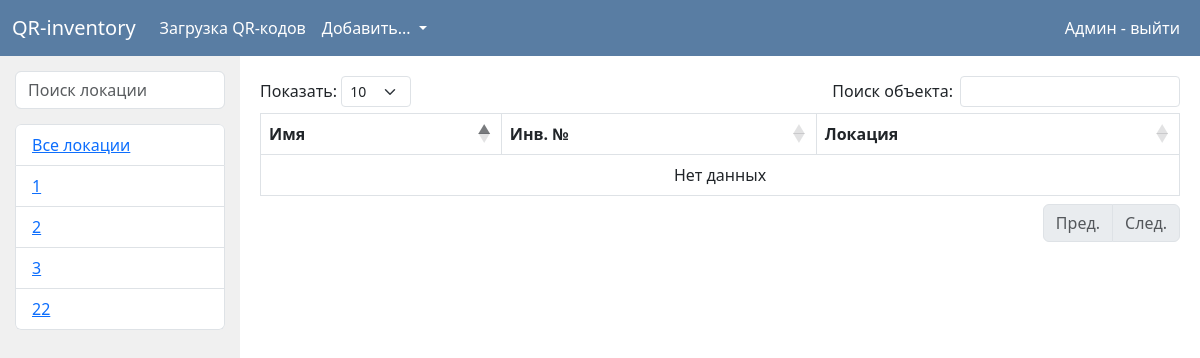
The app's page /admin/2 (signed in) with its own data.
### data/users.py (models this page shows, shortened)
class User(SqlAlchemyBase, UserMixin, SerializerMixin):
    __tablename__ = 'users'
    id = sqlalchemy.Column(sqlalchemy.Integer,
                           primary_key=True, autoincrement=True)
    name = sqlalchemy.Column(sqlalchemy.String)
    email = sqlalchemy.Column(sqlalchemy.String,
                              index=True, unique=True, nullable=True)
    hashed_password = sqlalchemy.Column(sqlalchemy.String, nullable=True)
    role = sqlalchemy.Column(sqlalchemy.Integer, sqlalchemy.ForeignKey('roles.id'))

### data/places.py (models this page shows)
class Place(SqlAlchemyBase, SerializerMixin):
    __tablename__ = 'places'
    id = sqlalchemy.Column(sqlalchemy.Integer,
                           primary_key=True, autoincrement=True)
    text = sqlalchemy.Column(sqlalchemy.String)

### data/users.py (the view)
        def _wrap(*args, **kwargs):
            if create_session().query(Role).filter(Role.name == role).first().id != current_user.role:
                return jsonify({'error': f"{current_user.email} hasn't got enough rights"})
            else:
                return func(*args, **kwargs)

### data/db_session.py (called while the page is built)
def create_session() -> Session:
    global __factory
    return __factory()

### data/users.py (called while the page is built)
def role_required(role):
    def role_decorator(func):
        def _wrap(*args, **kwargs):
            if create_session().query(Role).filter(Role.name == role).first().id != current_user.role:
                return jsonify({'error': f"{current_user.email} hasn't got enough rights"})
            else:
                return func(*args, **kwargs)
        _wrap.__name__ = func.__name__
        return _wrap
    return role_decorator

### flask_app.py (called while the page is built)
@login_manager.user_loader
def load_user(user_id):
    return db_sess.query(User).get(user_id)

### front/admin_pages.py (called while the page is built)
@app.route('/admin/<int:id>')
@login_required
@role_required('admin')
def admin_place_objects(id):
    db_sess = db_session.create_session()
    objects = db_sess.query(Object).filter(Object.obj_place == id)
    places = db_sess.query(Place)
    return render_template("admin/main_page.html", objects=objects, places=places, title='QR-inventory')

### templates/admin/main_page.html (shortened to what this page needs)
{% extends "admin/base.html" %}
{% block content %}
    <div class="main_container">
        <div class="places">
            <input class="form-control" id="placesSearch" type="text" placeholder="Поиск локации">
            <ul class="list-group" id="placesList">
                <li class="list-group-item"><a href="/admin"> Все локации </a></li>
                {% for place in places %}
                    <li class="list-group-item"><a href="/admin/{{ place.id }}"> {{ place.text }}</a></li>
                {% endfor %}
            </ul>
        </div>
        <div class="objects">
            <table class="table table-bordered" id="objTable">
                <thead>
                <tr>
                    <th>Имя</th>
                    <th>Инв. №</th>
                    <th>Локация</th>
                </tr>
                </thead>
                <tbody>
                </tbody>
            </table>
        </div>
{% endblock %}

### templates/admin/base.html (shortened to what this page needs)
<!doctype html>
<html lang="en">
<head>
    <link href="https://cdn.jsdelivr.net/npm/bootstrap@5.3.0-alpha3/dist/css/bootstrap.min.css" rel="stylesheet"
>
    <link rel="stylesheet" href="https://cdn.datatables.net/1.13.4/css/dataTables.bootstrap5.min.css">
    <link rel="stylesheet" href="/static/style.css">
    <link rel="stylesheet" href="https://cdnjs.cloudflare.com/ajax/libs/font-awesome/4.7.0/css/font-awesome.min.css">
</head>
<body>
<header>
    <nav class="navbar navbar-expand-lg">
        <div class="container-fluid">
            <a class="navbar-brand" href="/admin"> QR-inventory </a>
            <div class="collapse navbar-collapse" id="navbarNav">
                <ul class="navbar-nav">
                    <li class="nav-item">
                        <a class="nav-link" href="/download_qr">Загрузка QR-кодов</a>
                    </li>
                    <li class="nav-item dropdown">
                        <a id="nav_d1" class="nav-link dropdown-toggle" href="#" role="button" data-bs-toggle="dropdown"
                           aria-expanded="false">
                            Добавить...
                        </a>
                    </li>
                </ul>
            </div>
            <div class="d-flex">
                {% if current_user.is_authenticated %}
                    <a class="nav-link me-2" href="/logout"> {{ current_user.name }} - выйти </a>
                {% else %}
                    <a class="btn btn-primary me-2" href="/register">Зарегистрироваться</a>
                    <a class="btn btn-primary" href="/login">Войти</a>
                {% endif %}
            </div>
        </div>
    </nav>
</header>
<main role="main" class="main_block">
    {% block content %}{% endblock %}
</main>
</body>
</html>

### static/style.css (style rules this page uses)
li { list-style-type:none; }
#nav_d1 { color: #ffffff; }
.nav-link { color: #ffffff; }
.navbar-brand { color: #ffffff; }
.navbar { background-color: #597da3; color: #ffffff; }
.main_container { display: grid; height: calc(100vh - 70px); grid-template-columns: 20% 80%; grid-template-areas: "places objects"; }
.places { background-color: #F0F0F0; height: calc(100vh - 70px); padding: 15px; grid-area: places; }
#placesSearch { margin-bottom: 15px; }
#placesList { max-height: calc(100vh - 165px); overflow-y: scroll; }
.objects { grid-area: objects; }

### records on screen
User: name "Админ"
Place: text "1"
Place: text "2"
Place: text "3"
Place: text "22"
